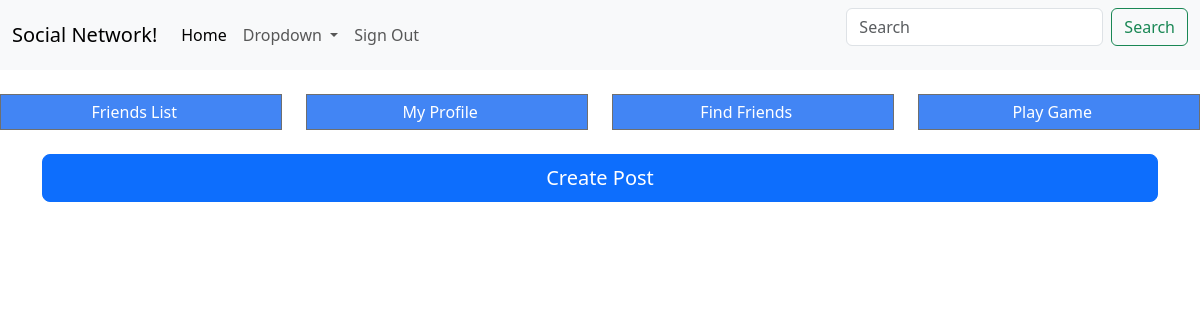
Before: / (signed in) with the older database file.
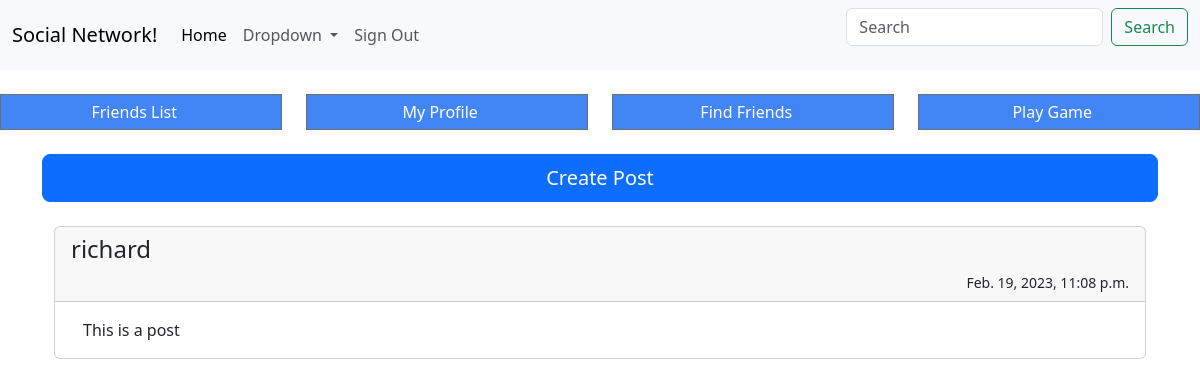
After: the same page with the newer database file.
### client/models.py (models this page shows, shortened)
class Status(models.Model):
    status = models.CharField(max_length=200)
    profile = models.ForeignKey(Profile, on_delete=models.DO_NOTHING)
    date = models.DateTimeField(auto_now_add=True)
    def __str__(self):
        return self.status

class Profile(models.Model):
    user = models.OneToOneField(User, on_delete=models.CASCADE)
    websocket_user_channel = models.CharField(max_length=256, null=True, blank=True)
    bio = models.CharField(max_length=4000, null=True, blank=True)
    phone = models.CharField(max_length=32, null=True, blank=True)
    profile_pic = models.ImageField(upload_to='profile_pics', null=True, blank=True)
    thumbnail = models.ImageField(upload_to='profile_thumbnail', null=True, blank=True)

### client/views.py (the view)
# urls.py: path('', views.index, name='index'),
@require_http_methods(["GET"])
def index(request):
    status_form = None
    profile = None
    statuses = None
    pending_friend_requests_count = 0
    if request.user.is_authenticated:
        status_form = NewStatusPostForm(request.POST)
        profile = Profile.objects.get(user=request.user)
        statuses = Status.objects.filter(profile=profile)
        friends = Friends.objects.filter(profile=profile)
        for friend in friends:
            statuses = statuses | Status.objects.filter(profile=friend.friend)
        statuses = statuses.order_by('-date')
        pending_friend_requests = FriendRequests.objects.filter(to_user=profile)
        pending_friend_requests_count = pending_friend_requests.count()
    return render(request, 'home.html', {
        "authenticated": request.user.is_authenticated,
        "status_form": status_form,
        "statuses": statuses,
        "pending_friend_requests_count": pending_friend_requests_count,
    })

### client/forms.py
class NewStatusPostForm(forms.Form):
	status = forms.CharField(label='', required=True, help_text='', widget=forms.Textarea(attrs={'cols': 80, 'rows': 5}))

### client/templates/home.html (shortened to what this page needs)
{% extends 'index.html' %}
{% load bootstrap5 %}
{% block content %}
    <div class="container">
        {% if not authenticated %}
            <div class="card">
                <div class="card-header">
                    <h1>Welcome to the Social Network</h1>
                </div>
                <div class="card-body">
                    <b>This is a place where you can:</b>
                    <ul>
                        <li>Find Friends</li>
                        <li>Chat with one or more people</li>
                        <li>Share your thoughts</li>
                        <li>Share your memories</li>
                        <li>Play games</li>
                    </ul>
                    <br/>
                    <span class="text-center">
                        <p>If this sounds good to you, then please <a href="{% url 'client:register' %}">
                            click here
                        </a> to create your account</p>
                    </span>
                </div>
            </div>
            <div class="row text-center">
                <div>Already a member? <a href="{% url 'client:login' %}">Login!</a></div>
            </div>
        {% else %}
            {% include 'userLanding/index.html' %}
        {% endif %}
    </div>
{% endblock %}

### client/templates/userLanding/statusUpdates.html
{% load static %}
<div>
    {% for status in statuses %}
        <div class="card">
            <div class="card-header">
                <div class="row text-start">
                    <h4>{{status.profile.user}}</h4>
                </div>
                <div class="row text-end">
                    <small>{{status.date}}</small>
                </div>
            </div>
            <div class="card-body">
                <div class="container">
                    {{status|striptags|linebreaksbr}}
                </div>
            </div>
        </div>
        <br />
    {% endfor %}
</div>

Changed rows visible on the page:
added Status: profile.user "richard", date "Feb. 19, 2023, 11:08 p.m.", status "This is a post"
